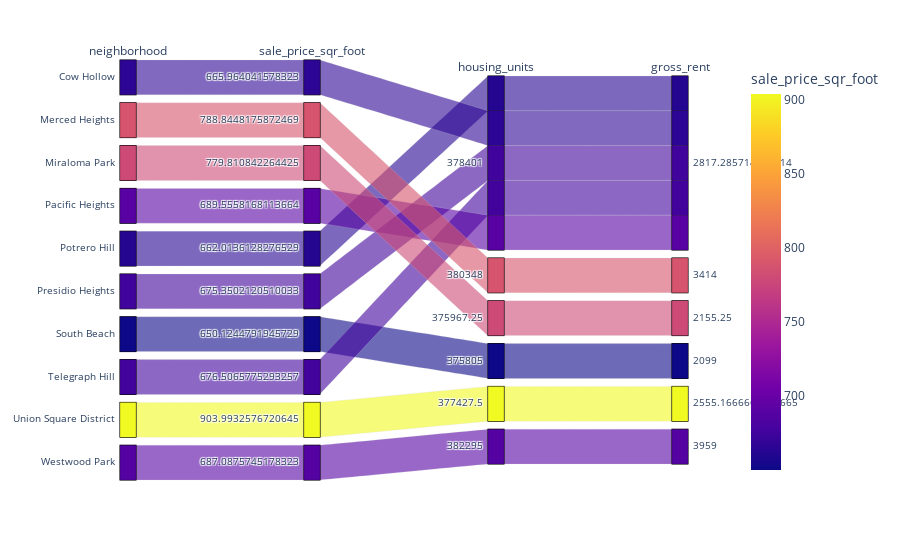

Notebook code for this chart:
### Code cell
parallel_categories()

### Figure 1 — Plotly figure (JSON) as saved in the notebook; plotly's stock layout.template omitted (floating-point values rounded to 4 significant figures)
{"data": [{"dimensions": [{"label": "neighborhood", "values": ["Cow Hollow", "Merced Heights", "Miraloma Park", "Pacific Heights", "Potrero Hill", "Presidio Heights", "South Beach", "Telegraph Hill", "Union Square District", "Westwood Park"]}, {"label": "sale_price_sqr_foot", "values": [666.0, 788.8, 779.8, 689.6, 662.0, 675.4, 650.1, 676.5, 904.0, 687.1]}, {"label": "housing_units", "values": [378401, 380348, 376000.0, 378401, 378401, 378401, 375805, 378401, 377400.0, 382295]}, {"label": "gross_rent", "values": [2817.0, 3414, 2155.0, 2817.0, 2817.0, 2817.0, 2099, 2817.0, 2555.0, 3959]}], "domain": {"x": [0, 1], "y": [0, 1]}, "line": {"color": [666.0, 788.8, 779.8, 689.6, 662.0, 675.4, 650.1, 676.5, 904.0, 687.1], "coloraxis": "coloraxis"}, "name": "", "type": "parcats"}], "layout": {"coloraxis": {"colorbar": {"title": {"text": "sale_price_sqr_foot"}}, "colorscale": [[0, "#0d0887"], [0.1111, "#46039f"], [0.2222, "#7201a8"], [0.3333, "#9c179e"], [0.4444, "#bd3786"], [0.5556, "#d8576b"], [0.6667, "#ed7953"], [0.7778, "#fb9f3a"], [0.8889, "#fdca26"], [1, "#f0f921"]]}, "legend": {"tracegroupgap": 0}, "margin": {"t": 60}}}
